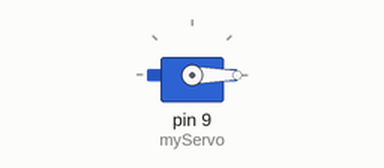
Simulated run of this sketch. Board: Arduino Uno, built with avr-gcc and run on an emulated ATmega328P. Shown: servo. What the sketch prints to the serial monitor is not drawn.

Above: at 0.05 s.
At 3.45 s:
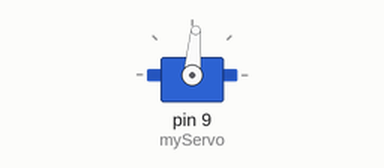
At 6.95 s:
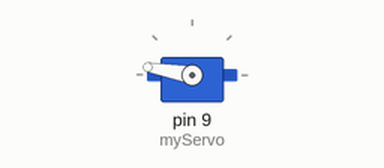
At 13.95 s:
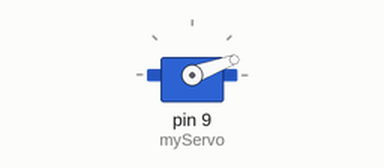
Timing chart, 0 to 20.5 s (numbered marks = the images above):
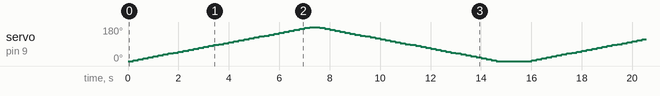

The sketch:

servotesting.ino
```cpp
#include <Servo.h>

Servo myServo;

void setup() {
  myServo.attach(9);           // Connect servo signal to D9
  Serial.begin(9600);
  Serial.println("Servo Test Starting...");
}

void loop() {
  // Sweep from 0 to 180 degrees
  for (int pos = 0; pos <= 180; pos += 5) {
    myServo.write(pos);
    delay(200);
  }

  // Sweep back from 180 to 0 degrees
  for (int pos = 180; pos >= 0; pos -= 5) {
    myServo.write(pos);
    delay(200);
  }

  delay(1000); // Pause before next cycle
}
```
